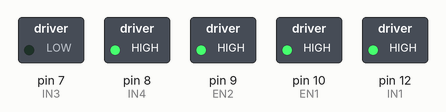
This sketch was run on a simulated Arduino Uno, built with avr-gcc and run on an emulated ATmega328P. On the bench: switched loads named in the sketch (green lamp = pin HIGH).

Above: at 0.1 s.
Timing chart, 0 to 1.6 s (numbered marks = the images above):
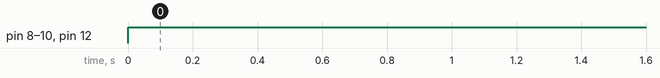

Measured:
- by itself, pin 8 (IN4), pin 9 (EN2), pin 10 (EN1), pin 12 (IN1): LOW → HIGH at 0.00 s

The sketch:

Driver.ino
```cpp
#include <avr/io.h>
#include <avr/interrupt.h>

//========VARIABLES===============================

unsigned long times;
//-----pid------
int errArr[]={0,0,0,0,0};
int error=0,lastErr=0,errCount=0;
float kp=3.45 ,kd=83,ki=0;

//--------------


//-------motorControl------//
int rbSpeed=240,rMax=255;
int lbSpeed=240,lMax=255;
int mSpeed=0;
int rpwm,lpwm;
//--motor control--//

//RIGHT MOTOR
#define EN1  DDRB |= (1<<2);
#define EN1_ON TCCR1A |= (1<<COM1B1);


#define IN2  DDRB |= (1<<5);
#define IN2_ON  PORTB |= (1<<5);
#define IN2_OFF  DDRB &=~(1<<5);

#define IN1  DDRB |= (1<<4);
#define IN1_ON  PORTB |= (1<<4);
#define IN1_OFF  PORTB &=~(1<<4);

//LEFT MOTOR
#define IN3  DDRD |= (1<<7);
#define IN3_ON  PORTD |= (1<<7);
#define IN3_OFF  PORTD &=~(1<<7);

#define IN4 DDRB |= (1<<0);
#define IN4_ON  PORTB |= (1<<0);
#define IN4_OFF  PORTB &=~(1<<0);


#define EN2  DDRB |= (1<<1);
#define EN2_ON TCCR1A |= (1<<COM1A1);

#define All_OFF ;IN1_OFF;IN2_OFF;IN3_OFF;IN4_OFF;

#define FORWD ; IN1_ON; IN2_OFF; IN3_ON; IN4_OFF;

#define REVS ;IN1_OFF;IN2_ON;IN3_OFF;IN4_ON;

#define LEFT;IN2_OFF;IN1_ON; IN4_ON; IN3_OFF;

#define RIGHT ; IN2_ON; IN1_OFF;IN4_OFF;IN3_ON;

//-------------------------//

//==============================================================


//----------------===============METHODS============-------------------


void wait(unsigned long i){


 // if (i > 16380) {
 // times=millis()+i/1000;
 // while(millis()<times){

 //   }
  //}
 // else{
   times=micros()+i;
      while(micros()<times){
   // Serial.println(micros());
    }
}

//----------MotorControl-------------------------
void initMotors(){
  IN1;IN2;IN3;IN4;EN1;EN2;

TCCR1A=0x00;
TCCR1B=0x00;


TCCR1A |=(1<<COM1B1|1<<COM1A1|WGM11); //phase correct 9 bit pwm ~15 khz
//TCCR1A |=(1<<COM1B1|1<<COM1A1|WGM10); //phase correct 9 bit pwm ~30 khz
TCCR1B |= (1<<CS10);


//OCR2A =rpwm;
//OCR1B =lpwm;

 }

 void setPWM(int lSpeed , int rSpeed){
    OCR1B =rSpeed;
    OCR1A =lSpeed;
  }

//-----------------------------------------------

//-------------------PID-------------------------

void pidFollow(){

//Serial.println(error);


  mSpeed= kp*error + kd*(error-lastErr);
  lastErr=error;

  lpwm=rbSpeed +mSpeed;
  rpwm=lbSpeed-mSpeed;


  if (rpwm > rMax) rpwm = rMax; // prevent the motor from going beyond max speed
  if (lpwm > lMax ) lpwm = lMax; // prevent the motor from going beyond max speed
  if (rpwm < 0) rpwm = 0; // keep the motor speed positive
  if (lpwm < 0) lpwm = 0; // keep the motor speed positive

  //FORWD;
 OCR2A = rpwm;
 OCR1B =lpwm;

  IN1_ON;
IN2_OFF;
IN3_ON;
IN4_OFF;
wait(10000);
}

//-----------------------------------------------


//----------------==================================-------------------


void setup() {
 Serial.begin(9600);


//------MotorControl-------
initMotors();

//-----------------------


sei();
}

void loop() {
  // put your main code here, to run repeatedly:
//pidFollow();
//setPID(r1,r2);
//Serial.println(kp);
LEFT;
setPWM(300,300);
}
```
